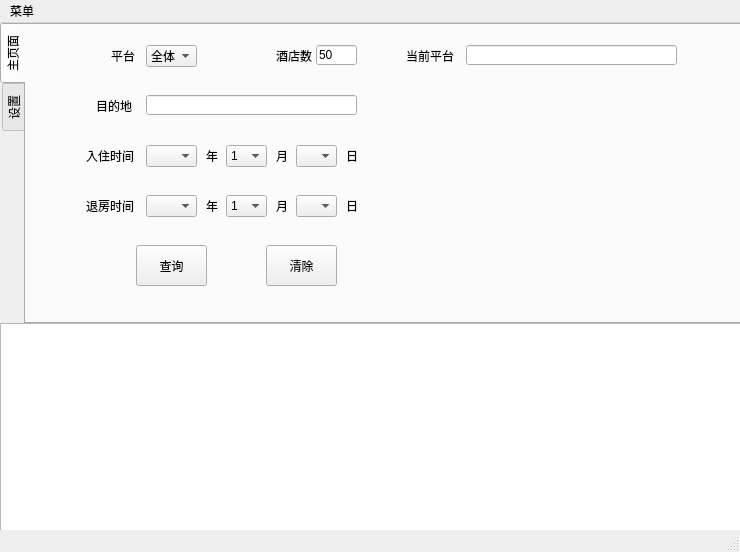
<?xml version="1.0" encoding="UTF-8"?>
<ui version="4.0">
 <class>MainWindow</class>
 <widget class="QMainWindow" name="MainWindow">
  <property name="geometry">
   <rect>
    <x>0</x>
    <y>0</y>
    <width>740</width>
    <height>552</height>
   </rect>
  </property>
  <property name="minimumSize">
   <size>
    <width>740</width>
    <height>552</height>
   </size>
  </property>
  <property name="maximumSize">
   <size>
    <width>740</width>
    <height>552</height>
   </size>
  </property>
  <property name="windowTitle">
   <string>HotelSpider</string>
  </property>
  <widget class="QWidget" name="centralwidget">
   <property name="enabled">
    <bool>true</bool>
   </property>
   <widget class="QTabWidget" name="tabWidget">
    <property name="geometry">
     <rect>
      <x>0</x>
      <y>0</y>
      <width>741</width>
      <height>301</height>
     </rect>
    </property>
    <property name="tabPosition">
     <enum>QTabWidget::West</enum>
    </property>
    <property name="tabShape">
     <enum>QTabWidget::Rounded</enum>
    </property>
    <property name="currentIndex">
     <number>0</number>
    </property>
    <property name="elideMode">
     <enum>Qt::ElideNone</enum>
    </property>
    <property name="movable">
     <bool>false</bool>
    </property>
    <widget class="QWidget" name="tab">
     <attribute name="title">
      <string>主页面</string>
     </attribute>
     <widget class="QComboBox" name="platformBox">
      <property name="geometry">
       <rect>
        <x>120</x>
        <y>20</y>
        <width>51</width>
        <height>22</height>
       </rect>
      </property>
      <item>
       <property name="text">
        <string>全体</string>
       </property>
      </item>
      <item>
       <property name="text">
        <string>携程</string>
       </property>
      </item>
      <item>
       <property name="text">
        <string>去哪儿</string>
       </property>
      </item>
      <item>
       <property name="text">
        <string>美团</string>
       </property>
      </item>
     </widget>
     <widget class="QLabel" name="label_2">
      <property name="geometry">
       <rect>
        <x>85</x>
        <y>20</y>
        <width>31</width>
        <height>21</height>
       </rect>
      </property>
      <property name="text">
       <string>平台</string>
      </property>
     </widget>
     <widget class="QLabel" name="label_3">
      <property name="geometry">
       <rect>
        <x>60</x>
        <y>120</y>
        <width>51</width>
        <height>21</height>
       </rect>
      </property>
      <property name="text">
       <string>入住时间</string>
      </property>
     </widget>
     <widget class="QLabel" name="label_5">
      <property name="geometry">
       <rect>
        <x>60</x>
        <y>170</y>
        <width>51</width>
        <height>21</height>
       </rect>
      </property>
      <property name="text">
       <string>退房时间</string>
      </property>
     </widget>
     <widget class="QComboBox" name="inMonthBox">
      <property name="geometry">
       <rect>
        <x>200</x>
        <y>120</y>
        <width>41</width>
        <height>22</height>
       </rect>
      </property>
      <item>
       <property name="text">
        <string>1</string>
       </property>
      </item>
      <item>
       <property name="text">
        <string>2</string>
       </property>
      </item>
      <item>
       <property name="text">
        <string>3</string>
       </property>
      </item>
      <item>
       <property name="text">
        <string>4</string>
       </property>
      </item>
      <item>
       <property name="text">
        <string>5</string>
       </property>
      </item>
      <item>
       <property name="text">
        <string>6</string>
       </property>
      </item>
      <item>
       <property name="text">
        <string>7</string>
       </property>
      </item>
      <item>
       <property name="text">
        <string>8</string>
       </property>
      </item>
      <item>
       <property name="text">
        <string>9</string>
       </property>
      </item>
      <item>
       <property name="text">
        <string>10</string>
       </property>
      </item>
      <item>
       <property name="text">
        <string>11</string>
       </property>
      </item>
      <item>
       <property name="text">
        <string>12</string>
       </property>
      </item>
     </widget>
     <widget class="QLabel" name="label_6">
      <property name="geometry">
       <rect>
        <x>250</x>
        <y>120</y>
        <width>16</width>
        <height>21</height>
       </rect>
      </property>
      <property name="text">
       <string>月</string>
      </property>
     </widget>
     <widget class="QComboBox" name="inDayBox">
      <property name="geometry">
       <rect>
        <x>270</x>
        <y>120</y>
        <width>41</width>
        <height>22</height>
       </rect>
      </property>
     </widget>
     <widget class="QLabel" name="label_7">
      <property name="geometry">
       <rect>
        <x>320</x>
        <y>120</y>
        <width>16</width>
        <height>21</height>
       </rect>
      </property>
      <property name="text">
       <string>日</string>
      </property>
     </widget>
     <widget class="QLabel" name="label_8">
      <property name="geometry">
       <rect>
        <x>320</x>
        <y>170</y>
        <width>16</width>
        <height>21</height>
       </rect>
      </property>
      <property name="text">
       <string>日</string>
      </property>
     </widget>
     <widget class="QComboBox" name="outMonthBox">
      <property name="geometry">
       <rect>
        <x>200</x>
        <y>170</y>
        <width>41</width>
        <height>22</height>
       </rect>
      </property>
      <item>
       <property name="text">
        <string>1</string>
       </property>
      </item>
      <item>
       <property name="text">
        <string>2</string>
       </property>
      </item>
      <item>
       <property name="text">
        <string>3</string>
       </property>
      </item>
      <item>
       <property name="text">
        <string>4</string>
       </property>
      </item>
      <item>
       <property name="text">
        <string>5</string>
       </property>
      </item>
      <item>
       <property name="text">
        <string>6</string>
       </property>
      </item>
      <item>
       <property name="text">
        <string>7</string>
       </property>
      </item>
      <item>
       <property name="text">
        <string>8</string>
       </property>
      </item>
      <item>
       <property name="text">
        <string>9</string>
       </property>
      </item>
      <item>
       <property name="text">
        <string>10</string>
       </property>
      </item>
      <item>
       <property name="text">
        <string>11</string>
       </property>
      </item>
      <item>
       <property name="text">
        <string>12</string>
       </property>
      </item>
     </widget>
     <widget class="QLabel" name="label_9">
      <property name="geometry">
       <rect>
        <x>250</x>
        <y>170</y>
        <width>16</width>
        <height>21</height>
       </rect>
      </property>
      <property name="text">
       <string>月</string>
      </property>
     </widget>
     <widget class="QComboBox" name="outDayBox">
      <property name="geometry">
       <rect>
        <x>270</x>
        <y>170</y>
        <width>41</width>
        <height>22</height>
       </rect>
      </property>
     </widget>
     <widget class="QLabel" name="label_10">
      <property name="geometry">
       <rect>
        <x>70</x>
        <y>70</y>
        <width>41</width>
        <height>21</height>
       </rect>
      </property>
      <property name="text">
       <string>目的地</string>
      </property>
     </widget>
     <widget class="QLineEdit" name="destinationLine">
      <property name="geometry">
       <rect>
        <x>120</x>
        <y>70</y>
        <width>211</width>
        <height>20</height>
       </rect>
      </property>
     </widget>
     <widget class="QPushButton" name="searchButton">
      <property name="geometry">
       <rect>
        <x>110</x>
        <y>220</y>
        <width>71</width>
        <height>41</height>
       </rect>
      </property>
      <property name="text">
       <string>查询</string>
      </property>
     </widget>
     <widget class="QPushButton" name="clearButton">
      <property name="geometry">
       <rect>
        <x>240</x>
        <y>220</y>
        <width>71</width>
        <height>41</height>
       </rect>
      </property>
      <property name="text">
       <string>清除</string>
      </property>
     </widget>
     <widget class="QLabel" name="label_12">
      <property name="geometry">
       <rect>
        <x>180</x>
        <y>120</y>
        <width>16</width>
        <height>21</height>
       </rect>
      </property>
      <property name="text">
       <string>年</string>
      </property>
     </widget>
     <widget class="QLabel" name="label_13">
      <property name="geometry">
       <rect>
        <x>180</x>
        <y>170</y>
        <width>16</width>
        <height>21</height>
       </rect>
      </property>
      <property name="text">
       <string>年</string>
      </property>
     </widget>
     <widget class="QComboBox" name="inYearBox">
      <property name="geometry">
       <rect>
        <x>120</x>
        <y>120</y>
        <width>51</width>
        <height>22</height>
       </rect>
      </property>
     </widget>
     <widget class="QComboBox" name="outYearBox">
      <property name="geometry">
       <rect>
        <x>120</x>
        <y>170</y>
        <width>51</width>
        <height>22</height>
       </rect>
      </property>
     </widget>
     <widget class="QLabel" name="imgView">
      <property name="geometry">
       <rect>
        <x>430</x>
        <y>120</y>
        <width>191</width>
        <height>151</height>
       </rect>
      </property>
      <property name="text">
       <string/>
      </property>
     </widget>
     <widget class="QLabel" name="label_16">
      <property name="geometry">
       <rect>
        <x>380</x>
        <y>20</y>
        <width>51</width>
        <height>21</height>
       </rect>
      </property>
      <property name="text">
       <string>当前平台</string>
      </property>
     </widget>
     <widget class="QLineEdit" name="platformLine">
      <property name="geometry">
       <rect>
        <x>440</x>
        <y>20</y>
        <width>211</width>
        <height>20</height>
       </rect>
      </property>
      <property name="readOnly">
       <bool>true</bool>
      </property>
     </widget>
     <widget class="QLabel" name="label_17">
      <property name="geometry">
       <rect>
        <x>250</x>
        <y>20</y>
        <width>41</width>
        <height>21</height>
       </rect>
      </property>
      <property name="text">
       <string>酒店数</string>
      </property>
     </widget>
     <widget class="QLineEdit" name="maxHotelLine">
      <property name="geometry">
       <rect>
        <x>290</x>
        <y>20</y>
        <width>41</width>
        <height>20</height>
       </rect>
      </property>
      <property name="text">
       <string>50</string>
      </property>
     </widget>
    </widget>
    <widget class="QWidget" name="tab_2">
     <attribute name="title">
      <string>设置</string>
     </attribute>
     <widget class="QTabWidget" name="tabWidget_2">
      <property name="geometry">
       <rect>
        <x>0</x>
        <y>0</y>
        <width>721</width>
        <height>301</height>
       </rect>
      </property>
      <property name="sizePolicy">
       <sizepolicy hsizetype="Preferred" vsizetype="Preferred">
        <horstretch>0</horstretch>
        <verstretch>0</verstretch>
       </sizepolicy>
      </property>
      <property name="autoFillBackground">
       <bool>false</bool>
      </property>
      <property name="currentIndex">
       <number>0</number>
      </property>
      <widget class="QWidget" name="tab_3">
       <attribute name="title">
        <string>基础设置</string>
       </attribute>
       <widget class="QLabel" name="label">
        <property name="geometry">
         <rect>
          <x>102</x>
          <y>100</y>
          <width>71</width>
          <height>21</height>
         </rect>
        </property>
        <property name="text">
         <string>控制器路径</string>
        </property>
       </widget>
       <widget class="QLineEdit" name="driverPathLine">
        <property name="geometry">
         <rect>
          <x>180</x>
          <y>100</y>
          <width>331</width>
          <height>21</height>
         </rect>
        </property>
        <property name="readOnly">
         <bool>true</bool>
        </property>
       </widget>
       <widget class="QToolButton" name="driverChooseButton">
        <property name="geometry">
         <rect>
          <x>530</x>
          <y>100</y>
          <width>51</width>
          <height>21</height>
         </rect>
        </property>
        <property name="text">
         <string>...</string>
        </property>
       </widget>
       <widget class="QPushButton" name="storeButton">
        <property name="geometry">
         <rect>
          <x>610</x>
          <y>210</y>
          <width>61</width>
          <height>41</height>
         </rect>
        </property>
        <property name="text">
         <string>保存设置</string>
        </property>
       </widget>
       <widget class="QLabel" name="label_11">
        <property name="geometry">
         <rect>
          <x>90</x>
          <y>140</y>
          <width>71</width>
          <height>21</height>
         </rect>
        </property>
        <property name="text">
         <string>文件输出路径</string>
        </property>
       </widget>
       <widget class="QLineEdit" name="outPathLine">
        <property name="geometry">
         <rect>
          <x>180</x>
          <y>140</y>
          <width>331</width>
          <height>21</height>
         </rect>
        </property>
        <property name="readOnly">
         <bool>true</bool>
        </property>
       </widget>
       <widget class="QToolButton" name="outChooseButton">
        <property name="geometry">
         <rect>
          <x>530</x>
          <y>140</y>
          <width>51</width>
          <height>21</height>
         </rect>
        </property>
        <property name="text">
         <string>...</string>
        </property>
       </widget>
       <widget class="QLabel" name="label_4">
        <property name="geometry">
         <rect>
          <x>100</x>
          <y>60</y>
          <width>71</width>
          <height>21</height>
         </rect>
        </property>
        <property name="text">
         <string>浏览器路径</string>
        </property>
       </widget>
       <widget class="QLineEdit" name="webPathLine">
        <property name="geometry">
         <rect>
          <x>180</x>
          <y>60</y>
          <width>331</width>
          <height>21</height>
         </rect>
        </property>
        <property name="readOnly">
         <bool>true</bool>
        </property>
       </widget>
       <widget class="QToolButton" name="webChooseButton">
        <property name="geometry">
         <rect>
          <x>530</x>
          <y>60</y>
          <width>51</width>
          <height>21</height>
         </rect>
        </property>
        <property name="text">
         <string>...</string>
        </property>
       </widget>
       <widget class="QLabel" name="label_14">
        <property name="geometry">
         <rect>
          <x>110</x>
          <y>20</y>
          <width>51</width>
          <height>21</height>
         </rect>
        </property>
        <property name="text">
         <string>开放端口</string>
        </property>
       </widget>
       <widget class="QLineEdit" name="portLine">
        <property name="geometry">
         <rect>
          <x>180</x>
          <y>20</y>
          <width>41</width>
          <height>21</height>
         </rect>
        </property>
        <property name="text">
         <string>8080</string>
        </property>
        <property name="readOnly">
         <bool>true</bool>
        </property>
       </widget>
       <widget class="QLabel" name="label_15">
        <property name="geometry">
         <rect>
          <x>390</x>
          <y>20</y>
          <width>51</width>
          <height>21</height>
         </rect>
        </property>
        <property name="text">
         <string>线程数量</string>
        </property>
       </widget>
       <widget class="QComboBox" name="threadBox">
        <property name="geometry">
         <rect>
          <x>460</x>
          <y>20</y>
          <width>51</width>
          <height>22</height>
         </rect>
        </property>
        <property name="currentIndex">
         <number>3</number>
        </property>
        <item>
         <property name="text">
          <string>1</string>
         </property>
        </item>
        <item>
         <property name="text">
          <string>2</string>
         </property>
        </item>
        <item>
         <property name="text">
          <string>3</string>
         </property>
        </item>
        <item>
         <property name="text">
          <string>4</string>
         </property>
        </item>
        <item>
         <property name="text">
          <string>5</string>
         </property>
        </item>
        <item>
         <property name="text">
          <string>6</string>
         </property>
        </item>
        <item>
         <property name="text">
          <string>7</string>
         </property>
        </item>
        <item>
         <property name="text">
          <string>8</string>
         </property>
        </item>
       </widget>
      </widget>
      <widget class="QWidget" name="tab_4">
       <attribute name="title">
        <string>携程设置</string>
       </attribute>
      </widget>
      <widget class="QWidget" name="tab_5">
       <attribute name="title">
        <string>其他设置</string>
       </attribute>
      </widget>
     </widget>
    </widget>
   </widget>
   <widget class="QTextBrowser" name="textBrowser">
    <property name="geometry">
     <rect>
      <x>0</x>
      <y>300</y>
      <width>741</width>
      <height>211</height>
     </rect>
    </property>
   </widget>
  </widget>
  <widget class="QStatusBar" name="statusbar"/>
  <widget class="QMenuBar" name="menubar">
   <property name="geometry">
    <rect>
     <x>0</x>
     <y>0</y>
     <width>740</width>
     <height>23</height>
    </rect>
   </property>
   <widget class="QMenu" name="menu">
    <property name="title">
     <string>菜单</string>
    </property>
    <addaction name="actionLog"/>
   </widget>
   <addaction name="menu"/>
  </widget>
  <action name="actionLog">
   <property name="text">
    <string>Log</string>
   </property>
  </action>
 </widget>
 <resources/>
 <connections/>
</ui>
